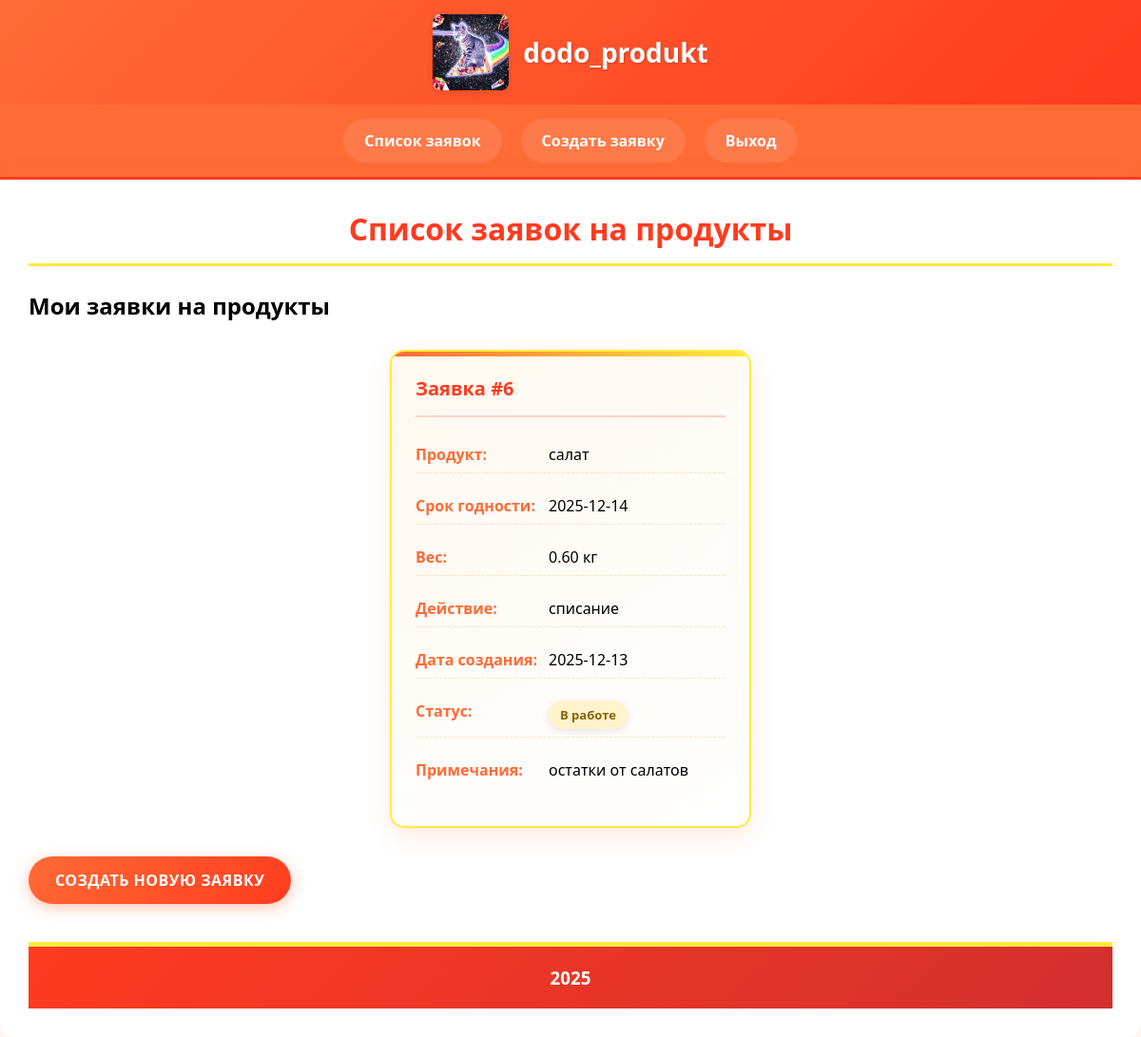
The app's page /zayavka.php (signed in) with its own data.
### tables this page shows
CREATE TABLE `product` (
  `id_product` int(1) NOT NULL,
  `product_name` varchar(50) NOT NULL,
  `expiry_date` date NOT NULL,
  `weight` decimal(6,2) NOT NULL COMMENT 'в кг',
  `action_type_id` int(1) NOT NULL,
  `user_id` int(1) NOT NULL,
  `created_date` date NOT NULL,
  `status_id` int(1) NOT NULL,
  `notes` text DEFAULT NULL
);

CREATE TABLE `action_type` (
  `id_action_type` int(1) NOT NULL,
  `name_action` varchar(15) NOT NULL
);

CREATE TABLE `status` (
  `id_status` int(1) NOT NULL,
  `name_status` varchar(9) NOT NULL
);

### zayavka.php (the view, shortened to what this page needs)
<?php
$pageTitle = 'Список заявок на продукты';
require_once "db/db.php";
$user_id = $_SESSION['user']['id_user'];
$query = "
    SELECT p.id_product, p.product_name, p.expiry_date, p.weight, p.created_date,
           p.notes, at.name_action, s.name_status
    FROM product p
    JOIN action_type at ON p.action_type_id = at.id_action_type
    JOIN status s ON p.status_id = s.id_status
    WHERE p.user_id = ?
    ORDER BY p.created_date DESC, p.expiry_date ASC
";
$stmt = mysqli_prepare($db, $query);
mysqli_stmt_bind_param($stmt, 'i', $user_id);
mysqli_stmt_execute($stmt);
$result = mysqli_stmt_get_result($stmt);
$zayavki = mysqli_fetch_all($result, MYSQLI_ASSOC);
?>
<h2>Мои заявки на продукты</h2>
<?php if (empty($zayavki)): ?>
    <div class="no-zayavki">
        <p>У вас пока нет заявок на продукты.</p>
        <a href="create_zayavka.php" class="create-link">Создать первую заявку</a>
    </div>
<?php else: ?>
    <div class="cards-container">
        <?php foreach ($zayavki as $z): ?>
            <div class="card">
                <div class="card-header">
                    Заявка #<?= htmlspecialchars($z['id_product']) ?>
                </div>
                <div class="card-field">
                    <strong>Продукт:</strong> <?= htmlspecialchars($z['product_name']) ?>
                </div>
                <div class="card-field">
                    <strong>Срок годности:</strong> <?= htmlspecialchars($z['expiry_date']) ?>
                </div>
                <div class="card-field">
                    <strong>Вес:</strong> <?= htmlspecialchars($z['weight']) ?> кг
                </div>
                <div class="card-field">
                    <strong>Действие:</strong> <?= htmlspecialchars($z['name_action']) ?>
                </div>
                <div class="card-field">
                    <strong>Дата создания:</strong> <?= htmlspecialchars($z['created_date']) ?>
                </div>
                <div class="card-field">
                    <strong>Статус:</strong>
                    <span style="
                        padding: 3px 6px;
                        border-radius: 3px;
                        background-color: <?=
                            $z['name_status'] == 'Обработано' ? '#d4edda' :
                            ($z['name_status'] == 'В работе' ? '#fff3cd' :
                            '#f8d7da')
                        ?>;
                        color: <?=
                            $z['name_status'] == 'Обработано' ? '#155724' :
                            ($z['name_status'] == 'В работе' ? '#856404' :
                            '#721c24')
                        ?>;
                    ">
                        <?= htmlspecialchars($z['name_status']) ?>
                    </span>
                </div>
                <?php if (!empty($z['notes'])): ?>
                <div class="card-field">
                    <strong>Примечания:</strong> <?= htmlspecialchars($z['notes']) ?>
                </div>
                <?php endif; ?>
            </div>
        <?php endforeach; ?>
    </div>
    <a href="create_zayavka.php" class="create-link">Создать новую заявку</a>
<?php endif; ?>
<?php
$pageContent = ob_get_clean();
require_once "struktura.php";
?>

### struktura.php (shortened to what this page needs)
<?php
$navLinks = [];
if (isset($_SESSION['user'])) {
    $user = $_SESSION['user'];
    $userTypeId = $user['user_type_id'] ?? null;
    if ($userTypeId == 2) {
        $navLinks = [
            ['href' => 'admin.php', 'text' => 'Панель администратора'],
        ];
    } else {
        $navLinks = [
            ['href' => 'zayavka.php', 'text' => 'Список заявок'],
            ['href' => 'create_zayavka.php', 'text' => 'Создать заявку'],
        ];
    }
    $navLinks[] = ['href' => 'logout.php', 'text' => 'Выход'];
} else {
    $navLinks = [
        ['href' => 'index.php', 'text' => 'Авторизация'],
        ['href' => 'registration.php', 'text' => 'Регистрация'],
    ];
}
?>
<!DOCTYPE html>
<html lang="en">
<head>
    <link rel='stylesheet' href='css/style.css'>
</head>
<body>
    <header>
        <img src='images/logo.jpg' alt='логотип'>
        <h1>dodo_produkt </h1>
    </header>
    <nav>
        <?php foreach ($navLinks as $link): ?>
            <a href="<?php echo htmlspecialchars($link['href']); ?>"><?php echo htmlspecialchars($link['text']); ?></a>
        <?php endforeach; ?>
    </nav>
    <main>
        <h1><?php echo $pageTitle;?></h1>
        <div class="content">
            <?php
            if (isset($pageContent) && !empty($pageContent)) {
                echo $pageContent;
            } else {
            }
            ?>
        </div>
        <footer>
            <h3>2025</h3>
        </footer>
    </main>
</body>
</html>

### css/style.css (style rules this page uses)
* { margin: 0; padding: 0; box-sizing: border-box; font-family: 'Segoe UI', Tahoma, Geneva, Verdana, sans-serif; }
body { background-color: #fff9f5; min-height: 100vh; display: flex; flex-direction: column; }
header { display: flex; align-items: center; justify-content: center; background: linear-gradient(135deg, #ff6b35 0%, #ff3b1f 100%); padding: 15px; box-shadow: 0 2px 10px rgba(255, 107, 53, 0.2); }
header img { width: 80px; height: auto; margin-right: 15px; border-radius: 8px; box-shadow: 0 2px 8px rgba(0,0,0,0.1); }
header h1 { color: white; font-size: 28px; font-weight: 700; text-shadow: 1px 1px 3px rgba(0,0,0,0.2); }
nav { display: flex; align-items: center; justify-content: center; gap: 20px; background: #ff6b35; padding: 15px; border-bottom: 3px solid #ff3b1f; }
nav a { color: white; text-decoration: none; padding: 10px 20px; border-radius: 25px; transition: all 0.3s ease; font-weight: 600; background-color: rgba(255, 255, 255, 0.1); border: 2px solid transparent; }
main { flex: 1; padding: 30px; max-width: 1200px; margin: 0 auto; width: 100%; background-color: white; box-shadow: 0 0 30px rgba(255, 107, 53, 0.08); border-radius: 0 0 15px 15px; }
main h1 { color: #ff3b1f; margin-bottom: 25px; text-align: center; padding-bottom: 15px; border-bottom: 3px solid #ffeb3d; font-size: 32px; }
footer { background: linear-gradient(135deg, #ff3b1f 0%, #d32f2f 100%); color: white; text-align: center; padding: 20px; margin-top: 40px; border-top: 5px solid #ffeb3d; }
button, .create-link { background: linear-gradient(135deg, #ff6b35 0%, #ff3b1f 100%); color: white; padding: 14px 28px; border: none; border-radius: 25px; cursor: pointer; font-size: 16px; font-weight: 600; text-decoration: none; display: inline-block; transition: all 0.3s ease; box-shadow: 0 4px 15px rgba(255, 107, 53, 0.4); text-transform: uppercase; letter-spacing: 0.5px; }
.cards-container { display: flex; flex-wrap: wrap; gap: 25px; margin: 30px 0; justify-content: center; }
.card { border: 2px solid #ffeb3d; border-radius: 15px; padding: 25px; width: 100%; max-width: 380px; box-shadow: 0 8px 25px rgba(255, 107, 53, 0.15); background: linear-gradient(145deg, #fff8f0 0%, #ffffff 100%); transition: all 0.4s ease; position: relative; overflow: hidden; }
.card::before { content: ''; position: absolute; top: 0; left: 0; right: 0; height: 5px; background: linear-gradient(90deg, #ff6b35 0%, #ffeb3d 100%); }
.card-header { font-weight: 700; border-bottom: 2px solid #ffd1c2; padding-bottom: 15px; margin-bottom: 20px; color: #ff3b1f; font-size: 20px; display: flex; justify-content: space-between; align-items: center; }
.card-field { margin-bottom: 15px; display: flex; padding: 8px 0; border-bottom: 1px dashed #ffe0b2; }
.card-field:last-child { border-bottom: none; }
.card-field strong { display: inline-block; width: 140px; color: #ff6b35; font-weight: 600; flex-shrink: 0; }
span[style*="background-color"] { font-weight: 600; padding: 6px 12px !important; border-radius: 20px !important; font-size: 13px !important; box-shadow: 0 2px 8px rgba(0,0,0,0.1); }

### records on screen
product: id_product "6", product_name "салат", expiry_date "2025-12-14", weight "0.60", action_type.name_action "списание", created_date "2025-12-13", status.name_status "В работе", notes "остатки от салатов"

### other values on screen
$link['text'] "Список заявок"
$link['text'] "Создать заявку"
$link['text'] "Выход"
$pageTitle "Список заявок на продукты"
